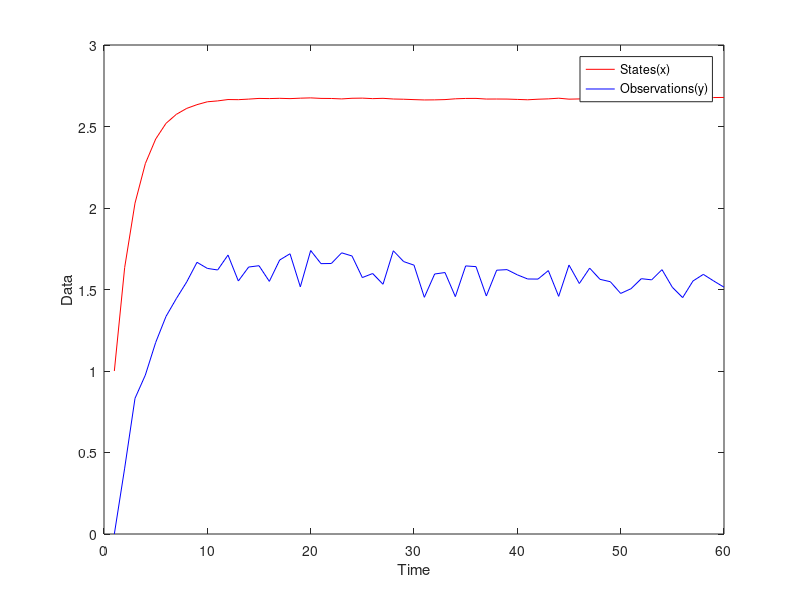

The MATLAB script that drew this image:
%EKF%
% problem1%

phi1 = 0.5; phi3 = 0.5;
phi2 = 0.2;
omega = 4 * 1e-2;

sig_process = 1e-4; % variance of gaussian process noise
sig_measurement = 1e-1; % variance of gaussian measurement noise
T = 60;  % Number of time steps

x = zeros(T, 1); %The State
y = zeros(T, 1); % The measurements

x(1) = 1;
for t=2:T
    process_noise(t) = sqrt(sig_process * rand(1,1));
    measurement_noise(t) = sqrt(sig_measurement * rand(1,1));
    
    x(t) = 1 + sin(omega*pi*x(t-1)) + phi1*x(t-1) + process_noise(t);
    if t<= 30
        y(t) = phi2*x(t-1)^2 + measurement_noise(t);
    else
        y(t) = phi3*x(t-1) + measurement_noise(t);
    end
end


% plot the data
figure(1);
plot(1:T, x, 'r' , 1:T, y, 'b');
xlabel('Time');
ylabel('Data');
legend('States(x)', 'Observations(y)');

